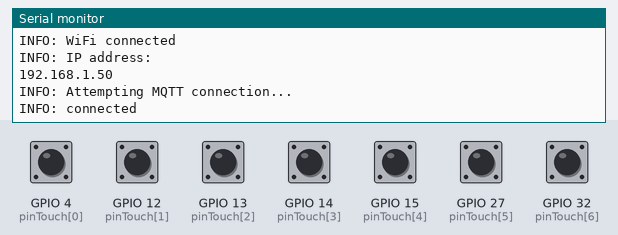
This sketch was run on a simulated ESP32. Shown: the last lines printed to the serial monitor. The test bench sets the inputs (shaded band); at power-on: GPIO 4 (pinTouch[0]), GPIO 12 (pinTouch[1]), GPIO 13 (pinTouch[2]), GPIO 14 (pinTouch[3]), GPIO 15 (pinTouch[4]), GPIO 27 (pinTouch[5]), GPIO 32 (pinTouch[6]) HIGH. WiFi joins after 1.5 s; servers stay silent unless stated; no MQTT or app messages arrive unless stated.

Above: at 2.7 s.
2.8 s: GPIO 4 (pinTouch[0]) pulled LOW for 0.15 s
At 3.5 s:
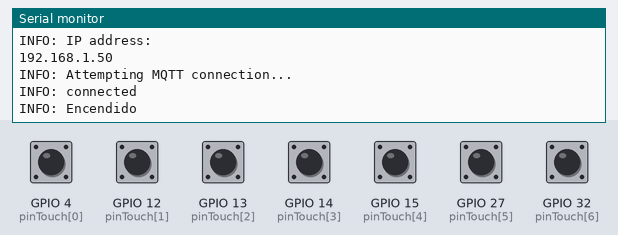
4.4 s: GPIO 4 (pinTouch[0]) pulled LOW for 1 s
At 5.9 s:
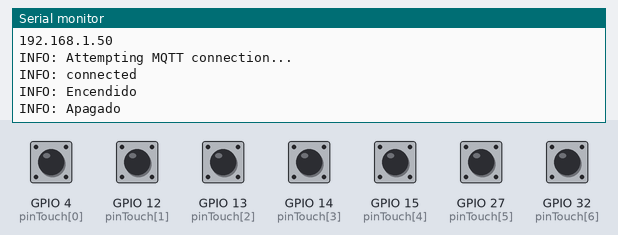

Measured:
- after the input at 2.8 s, the serial monitor: prints a new line after 0.05 s (image 1)
- after the input at 4.4 s, the serial monitor: prints a new line after 0.05 s (image 2)

The sketch:

HA_ESP32_FULL_PINES_MQTT_Touch_Switch.ino
```cpp
/*********
  Aurelio Muñoz
  Touch Sensor Pins Controller with MQTT

  IMPORTANT!!!
   - Select Board "ESP32 DEV MODULE"
   - Use Touch Sensor Pins: 4, 12, 13, 14, 15, 27, 32, 33

*********/

#include <WiFi.h>
#include <PubSubClient.h>

// Credenciales WiFi
const PROGMEM char* WIFI_SSID = "XXXXXXXXXXXXXXXXXXXX";
const PROGMEM char* WIFI_PASSWORD = "XXXXXXXXXXXXXXXXXXXX";

// Credenciales MQTT
const PROGMEM char* MQTT_CLIENT_ID = "XXXXXXXXXXXXXXXXXXXX";
const PROGMEM char* MQTT_SERVER_IP = "XXXXXXXXXXXXXXXXXXXX";
const PROGMEM uint16_t MQTT_SERVER_PORT = 1883;
const PROGMEM char* MQTT_USER = "XXXXXXXXXXXXXXXXXXXX";
const PROGMEM char* MQTT_PASSWORD = "XXXXXXXXXXXXXXXXXXXX";


// payload por defecto
const PROGMEM char* MOTION_ON = "ON";
const PROGMEM char* MOTION_OFF = "OFF";

// Variables de estado
byte buttonState;
byte lastButtonState = LOW;
byte estadoContacto = LOW;

//Variables para la gestión del tiempo
unsigned long lastDebounceTime = 0;
unsigned long debounceDelay = 50;

//Arrays de pines de Touch y topicos
const PROGMEM byte pinTouch[7] = {4, 12, 13, 14, 15, 27, 32};
const PROGMEM char* topico[7] = {"touch1", "touch2", "touch3", "touch4", "touch5", "touch6", "touch7"};
boolean estadoToogle[7] = {0, 0, 0, 0, 0, 0, 0};
byte i = 0;

WiFiClient wifiClient;
PubSubClient client(wifiClient);

void reconnect() {
  // Función que se reconecta al broker MQTT
  while (!client.connected()) {
    Serial.println("INFO: Attempting MQTT connection...");
    // Intento de conectarse
    if (client.connect(MQTT_CLIENT_ID, MQTT_USER, MQTT_PASSWORD)) {
      Serial.println("INFO: connected");
    } else {
      Serial.print("ERROR: failed, rc=");
      Serial.print(client.state());
      Serial.println("DEBUG: try again in 5 seconds");
      delay(5000);
    }
  }
}

void setup() {
  int i = 0;
  Serial.begin(115200);
  Serial.println();
  Serial.println();
  Serial.print("INFO: Connecting to ");
  Serial.println(WIFI_SSID);
  WiFi.mode(WIFI_STA);
  WiFi.begin(WIFI_SSID, WIFI_PASSWORD);

  while (WiFi.status() != WL_CONNECTED) {
    delay(500);
    Serial.print(".");
    if(i == 5) ESP.restart();
    i++;
  }

  Serial.println("");
  Serial.println("INFO: WiFi connected");
  Serial.println("INFO: IP address: ");
  Serial.println(WiFi.localIP());

  client.setServer(MQTT_SERVER_IP, MQTT_SERVER_PORT);
}


//Se asegura de que la esp32 este conectada al broker
void loop() {
  if (!client.connected()) {
    reconnect();
  }
  client.loop();

  for(i = 0; i < sizeof(pinTouch); i++){ //Reemplazar por while
    if (touchRead(pinTouch[i]) < 40){
      estadoContacto = HIGH;
      break; //Captura posicion de pinTouch en la variable i
    }
    else{
      estadoContacto = LOW;
    }
  }
  if (estadoContacto != lastButtonState) {
    // restablece el temporizador de eliminación de rebotes
    lastDebounceTime = millis();
  }
  if ((millis() - lastDebounceTime) > debounceDelay) {
    // Estado actual del touch
    if (estadoContacto != buttonState) {
      buttonState = estadoContacto;

      // Condición encargada del toogle, solo ocurre si buttonState=HIGH
      if (buttonState == HIGH) {
        estadoToogle[i] = !estadoToogle[i];
        if(estadoToogle[i]){
           Serial.println("INFO: Encendido");
           client.publish(topico[i], MOTION_OFF, true);
         }
         else{
            client.publish(topico[i], MOTION_ON, true);
            Serial.println("INFO: Apagado");

          }
      }
    }
  }
  // Estado final del sensor touch
  lastButtonState = estadoContacto;
}
```
